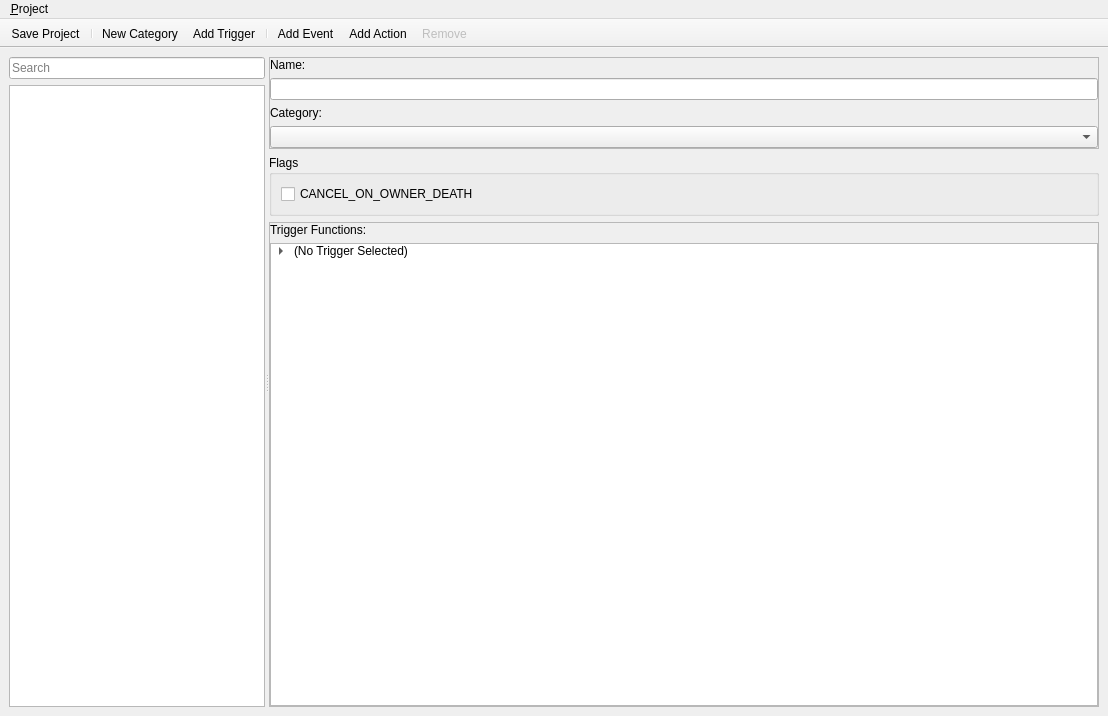
<?xml version="1.0" encoding="UTF-8"?>
<ui version="4.0">
 <class>TriggerEditor</class>
 <widget class="QMainWindow" name="TriggerEditor">
  <property name="geometry">
   <rect>
    <x>0</x>
    <y>0</y>
    <width>1108</width>
    <height>716</height>
   </rect>
  </property>
  <property name="windowTitle">
   <string>Trigger Editor</string>
  </property>
  <property name="windowIcon">
   <iconset resource="../qrc/editor.qrc">
    <normaloff>:/ico101.ico</normaloff>:/ico101.ico</iconset>
  </property>
  <widget class="QWidget" name="centralwidget">
   <layout class="QVBoxLayout" name="verticalLayout_5">
    <item>
     <widget class="QSplitter" name="splitter">
      <property name="orientation">
       <enum>Qt::Horizontal</enum>
      </property>
      <widget class="QWidget" name="layoutWidget">
       <layout class="QVBoxLayout" name="verticalLayout_4">
        <item>
         <widget class="QLineEdit" name="triggerFilter">
          <property name="placeholderText">
           <string>Search</string>
          </property>
          <property name="clearButtonEnabled">
           <bool>true</bool>
          </property>
         </widget>
        </item>
        <item>
         <widget class="QTreeView" name="triggerView">
          <property name="sizePolicy">
           <sizepolicy hsizetype="Expanding" vsizetype="Preferred">
            <horstretch>0</horstretch>
            <verstretch>0</verstretch>
           </sizepolicy>
          </property>
          <property name="focusPolicy">
           <enum>Qt::ClickFocus</enum>
          </property>
          <property name="frameShape">
           <enum>QFrame::StyledPanel</enum>
          </property>
          <property name="frameShadow">
           <enum>QFrame::Sunken</enum>
          </property>
          <property name="alternatingRowColors">
           <bool>true</bool>
          </property>
          <property name="rootIsDecorated">
           <bool>false</bool>
          </property>
          <attribute name="headerVisible">
           <bool>false</bool>
          </attribute>
         </widget>
        </item>
       </layout>
      </widget>
      <widget class="QWidget" name="triggerRightSide" native="true">
       <property name="sizePolicy">
        <sizepolicy hsizetype="Expanding" vsizetype="Expanding">
         <horstretch>1</horstretch>
         <verstretch>1</verstretch>
        </sizepolicy>
       </property>
       <layout class="QVBoxLayout" name="verticalLayout_2">
        <property name="leftMargin">
         <number>0</number>
        </property>
        <property name="topMargin">
         <number>0</number>
        </property>
        <property name="rightMargin">
         <number>0</number>
        </property>
        <property name="bottomMargin">
         <number>0</number>
        </property>
        <item>
         <widget class="QFrame" name="frame">
          <property name="sizePolicy">
           <sizepolicy hsizetype="Expanding" vsizetype="Fixed">
            <horstretch>1</horstretch>
            <verstretch>0</verstretch>
           </sizepolicy>
          </property>
          <property name="minimumSize">
           <size>
            <width>0</width>
            <height>0</height>
           </size>
          </property>
          <property name="styleSheet">
           <string notr="true"/>
          </property>
          <property name="frameShape">
           <enum>QFrame::StyledPanel</enum>
          </property>
          <property name="frameShadow">
           <enum>QFrame::Raised</enum>
          </property>
          <layout class="QVBoxLayout" name="verticalLayout">
           <property name="leftMargin">
            <number>0</number>
           </property>
           <property name="topMargin">
            <number>0</number>
           </property>
           <property name="rightMargin">
            <number>0</number>
           </property>
           <property name="bottomMargin">
            <number>0</number>
           </property>
           <item>
            <widget class="QLabel" name="label">
             <property name="text">
              <string>Name:</string>
             </property>
            </widget>
           </item>
           <item>
            <widget class="QLineEdit" name="triggerNameBox"/>
           </item>
           <item>
            <widget class="QLabel" name="label_3">
             <property name="text">
              <string>Category:</string>
             </property>
            </widget>
           </item>
           <item>
            <widget class="QComboBox" name="triggerCategoryBox"/>
           </item>
          </layout>
         </widget>
        </item>
        <item>
         <widget class="QGroupBox" name="flagBox">
          <property name="title">
           <string>Flags</string>
          </property>
          <layout class="QGridLayout" name="gridLayout">
           <item row="0" column="0">
            <widget class="QCheckBox" name="flag_1">
             <property name="text">
              <string>CANCEL_ON_OWNER_DEATH</string>
             </property>
            </widget>
           </item>
          </layout>
         </widget>
        </item>
        <item>
         <widget class="QFrame" name="frame_2">
          <property name="sizePolicy">
           <sizepolicy hsizetype="Expanding" vsizetype="Expanding">
            <horstretch>1</horstretch>
            <verstretch>1</verstretch>
           </sizepolicy>
          </property>
          <property name="frameShape">
           <enum>QFrame::StyledPanel</enum>
          </property>
          <property name="frameShadow">
           <enum>QFrame::Raised</enum>
          </property>
          <layout class="QVBoxLayout" name="verticalLayout_3">
           <property name="leftMargin">
            <number>0</number>
           </property>
           <property name="topMargin">
            <number>0</number>
           </property>
           <property name="rightMargin">
            <number>0</number>
           </property>
           <property name="bottomMargin">
            <number>0</number>
           </property>
           <item>
            <widget class="QLabel" name="label_2">
             <property name="text">
              <string>Trigger Functions:</string>
             </property>
            </widget>
           </item>
           <item>
            <widget class="QTreeWidget" name="functionView">
             <property name="sizePolicy">
              <sizepolicy hsizetype="Expanding" vsizetype="Expanding">
               <horstretch>0</horstretch>
               <verstretch>2</verstretch>
              </sizepolicy>
             </property>
             <property name="focusPolicy">
              <enum>Qt::ClickFocus</enum>
             </property>
             <property name="styleSheet">
              <string notr="true"/>
             </property>
             <property name="dragEnabled">
              <bool>true</bool>
             </property>
             <property name="alternatingRowColors">
              <bool>true</bool>
             </property>
             <property name="rootIsDecorated">
              <bool>true</bool>
             </property>
             <attribute name="headerVisible">
              <bool>false</bool>
             </attribute>
             <column>
              <property name="text">
               <string>1</string>
              </property>
             </column>
             <item>
              <property name="text">
               <string>(No Trigger Selected)</string>
              </property>
              <property name="icon">
               <iconset resource="../qrc/editor.qrc">
                <normaloff>:/ico101.ico</normaloff>:/ico101.ico</iconset>
              </property>
              <item>
               <property name="text">
                <string>Events</string>
               </property>
               <property name="icon">
                <iconset resource="../qrc/editor.qrc">
                 <normaloff>:/Trigger.png</normaloff>:/Trigger.png</iconset>
               </property>
               <property name="flags">
                <set>ItemIsSelectable|ItemIsDropEnabled|ItemIsUserCheckable|ItemIsEnabled</set>
               </property>
              </item>
              <item>
               <property name="text">
                <string>Conditions</string>
               </property>
               <property name="icon">
                <iconset resource="../qrc/editor.qrc">
                 <normaloff>:/ActiveQuestIcon.png</normaloff>:/ActiveQuestIcon.png</iconset>
               </property>
               <property name="flags">
                <set>ItemIsSelectable|ItemIsDropEnabled|ItemIsUserCheckable|ItemIsEnabled</set>
               </property>
              </item>
              <item>
               <property name="text">
                <string>Actions</string>
               </property>
               <property name="icon">
                <iconset resource="../qrc/editor.qrc">
                 <normaloff>:/Trade_Engineering.png</normaloff>:/Trade_Engineering.png</iconset>
               </property>
               <property name="flags">
                <set>ItemIsSelectable|ItemIsDropEnabled|ItemIsUserCheckable|ItemIsEnabled</set>
               </property>
              </item>
             </item>
            </widget>
           </item>
          </layout>
         </widget>
        </item>
       </layout>
      </widget>
     </widget>
    </item>
   </layout>
  </widget>
  <widget class="QMenuBar" name="menubar">
   <property name="geometry">
    <rect>
     <x>0</x>
     <y>0</y>
     <width>1108</width>
     <height>21</height>
    </rect>
   </property>
   <widget class="QMenu" name="menu_Project">
    <property name="title">
     <string>&amp;Project</string>
    </property>
   </widget>
   <addaction name="menu_Project"/>
  </widget>
  <widget class="QToolBar" name="toolBar">
   <property name="windowTitle">
    <string>toolBar</string>
   </property>
   <property name="movable">
    <bool>false</bool>
   </property>
   <property name="iconSize">
    <size>
     <width>16</width>
     <height>16</height>
    </size>
   </property>
   <property name="floatable">
    <bool>false</bool>
   </property>
   <attribute name="toolBarArea">
    <enum>TopToolBarArea</enum>
   </attribute>
   <attribute name="toolBarBreak">
    <bool>false</bool>
   </attribute>
   <addaction name="actionSave"/>
   <addaction name="separator"/>
   <addaction name="actionNewCategory"/>
   <addaction name="actionNewTrigger"/>
   <addaction name="separator"/>
   <addaction name="actionAddEvent"/>
   <addaction name="actionAddAction"/>
   <addaction name="actionRemove"/>
  </widget>
  <action name="actionSave">
   <property name="icon">
    <iconset resource="../qrc/editor.qrc">
     <normaloff>:/Save.png</normaloff>:/Save.png</iconset>
   </property>
   <property name="text">
    <string>Save Project</string>
   </property>
  </action>
  <action name="actionObjectEditor">
   <property name="checkable">
    <bool>true</bool>
   </property>
   <property name="icon">
    <iconset resource="../qrc/editor.qrc">
     <normaloff>:/Units.png</normaloff>:/Units.png</iconset>
   </property>
   <property name="text">
    <string>Object Editor</string>
   </property>
   <property name="shortcut">
    <string>F6</string>
   </property>
  </action>
  <action name="actionTriggerEditor">
   <property name="checkable">
    <bool>true</bool>
   </property>
   <property name="checked">
    <bool>true</bool>
   </property>
   <property name="icon">
    <iconset resource="../qrc/editor.qrc">
     <normaloff>:/Trigger.png</normaloff>:/Trigger.png</iconset>
   </property>
   <property name="text">
    <string>Trigger Editor</string>
   </property>
   <property name="toolTip">
    <string>Trigger Editor</string>
   </property>
  </action>
  <action name="actionNewCategory">
   <property name="icon">
    <iconset resource="../qrc/editor.qrc">
     <normaloff>:/Folder.png</normaloff>:/Folder.png</iconset>
   </property>
   <property name="text">
    <string>New Category</string>
   </property>
   <property name="toolTip">
    <string>New Category</string>
   </property>
   <property name="shortcut">
    <string>Ctrl+Shift+N</string>
   </property>
  </action>
  <action name="actionNewTrigger">
   <property name="icon">
    <iconset resource="../qrc/editor.qrc">
     <normaloff>:/File.png</normaloff>:/File.png</iconset>
   </property>
   <property name="text">
    <string>Add Trigger</string>
   </property>
   <property name="toolTip">
    <string>Add Trigger</string>
   </property>
  </action>
  <action name="actionRemove">
   <property name="enabled">
    <bool>false</bool>
   </property>
   <property name="text">
    <string>Remove</string>
   </property>
   <property name="shortcut">
    <string>Del</string>
   </property>
   <property name="shortcutContext">
    <enum>Qt::WidgetWithChildrenShortcut</enum>
   </property>
  </action>
  <action name="actionAddEvent">
   <property name="icon">
    <iconset resource="../qrc/editor.qrc">
     <normaloff>:/Trigger.png</normaloff>:/Trigger.png</iconset>
   </property>
   <property name="text">
    <string>Add Event</string>
   </property>
  </action>
  <action name="actionAddAction">
   <property name="icon">
    <iconset resource="../qrc/editor.qrc">
     <normaloff>:/Trade_Engineering.png</normaloff>:/Trade_Engineering.png</iconset>
   </property>
   <property name="text">
    <string>Add Action</string>
   </property>
  </action>
 </widget>
 <resources>
  <include location="../qrc/editor.qrc"/>
 </resources>
 <connections/>
</ui>
